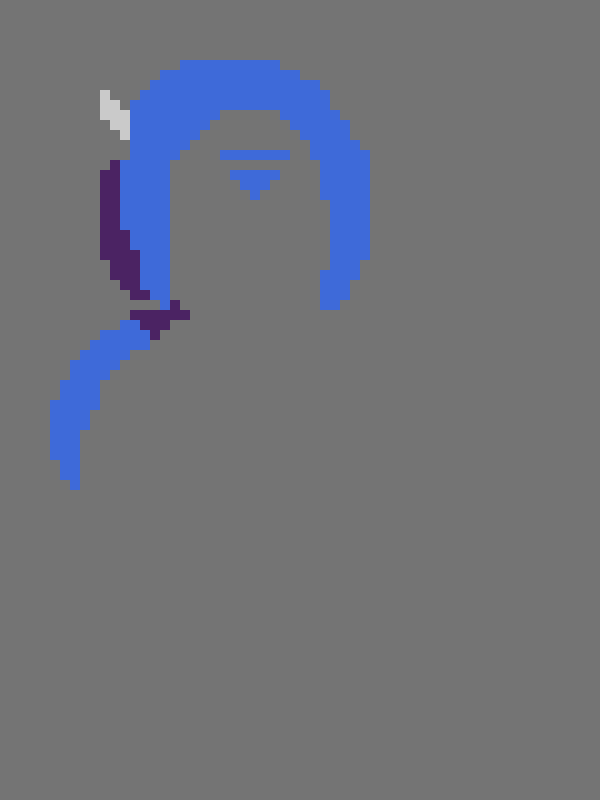
Frame 1 (no input)
Frame 60 (no input): identical to frame 1, image omitted
Frame 120 (the mouse pressed at the canvas centre since frame 60): identical to frame 1, image omitted

The p5.js sketch that drew this single still picture (run headless with seeded random() and noise() and a simulated clock; from frame 60 on, the mouse is pressed at the canvas centre):

// p5.js sketch
// ── sketch.js
function setup () {
  console.log("Initialising")

  createCanvas(600,800);

}

function draw () {

  background (116);
  strokeWeight(0);
  fill( 62,106,217 );
  //rectangle 1
  rect(50,400, 10,60);
  rect(60,380,10,100);
  //rectacngle 3
  rect(70,360,10,130);
  rect(80,350,10,80);
  //rectangle 5
  rect(90,340,10,70);
  rect(100,330,10,50);
  //rectangle 7
  rect(110,330,10,40);
  rect(120,320,10,40);
  rect(120,160,10,70);
  //rectangle 9 after this we will have 0.1 rectangles, also these are all blue
  rect(130,100,10,150);
  rect(130,320,10,30);
  rect(140,90,10,200);
  rect(140,330,10, 20);
  //line 11
  rect(150,80,10,220);
  rect(160,70,10,240);
  //line 13
  rect(170,70,10,90);
  rect(180,60,10,90);
  //line 15
  rect(190,60,10,80);
  rect(200,60,10,70);
  //line 17
  rect(210,60,10,60);
  rect(220,60,60,50);
  //line24, skipped due to 18 being larger
  rect(280,70,10,50);
  rect(290,70,10,60);
  //back track, forgot to due the bangs
  rect(220,150,70,10);
  rect(230,170,50,10);
  rect(240,180,30,10);
  rect(250,190,10,10);
  //that's the bangs done, now back to the normal pattern
  //now on line 26
  rect(300,80,10,60);
  rect(310,80,10,80);
  //line 28
  rect(320,90,10,110);
  rect(320, 270 ,10 ,40);
  rect(330, 110 ,10 ,200);
  //line 30
  rect(340, 120 ,10 ,180);
  rect(350, 140,10,140);
  //last one
  rect(360,150,10,110);

  //hair shade starts at x=100 pixels
  fill(75,35,99)
  rect(100,170,10,90)
  rect(110,160,10,120)
  //following line x1
  rect(120,230,10,60)
  rect(130,250,10,50)
  rect(130,310,60,10)
  //here is the corner pieces, the code gets unorganised here
  rect(140,290,10,10)
  rect(170,300,10,10)
  rect(140,320,30,10)
  rect(150,330,10,10)
  //hair shine, not done yet, will do later
  //now its all metal

  fill(202)
  rect(100,90,10,30)
  rect(110,100,10,30)
  rect(120,110,10,30)
  rect(120,110,10,30)


}
